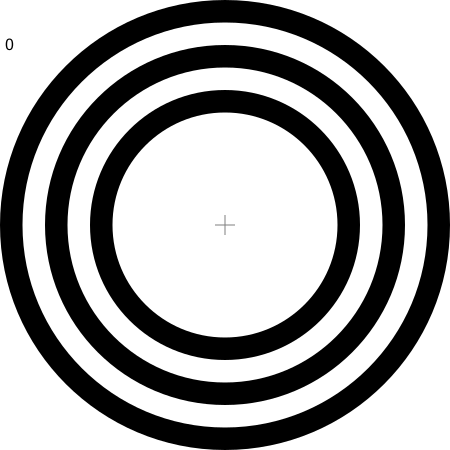
#> input picture cctag-lib/0000.png, 450 x 450 px
$ jupyter execute main.ipynb
#> lines starting #> are read from the running program, lines starting #| are printed output that depends on the picture
[cell 1]
import cv2
import numpy as np
import matplotlib.pyplot as plt

[cell 2]
CCTAG_PATH = './cctag-lib/'
CCSIZE = 450
cc1 = cv2.imread(CCTAG_PATH + '0000.png')
#> cc1 is the input picture: shape (450, 450, 3); min 0, max 255, mean 164.8
cc2 = cv2.imread(CCTAG_PATH + '0001.png')
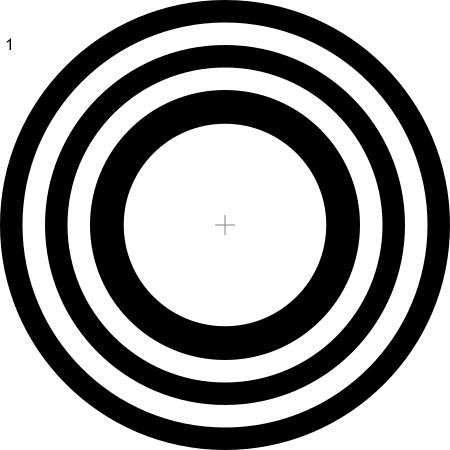
#> input picture cctag-lib/0001.png, 450 x 450 px
#> cc2 is the input picture: shape (450, 450, 3); min 0, max 255, mean 155.3
cc3 = cv2.imread(CCTAG_PATH + '0002.png')
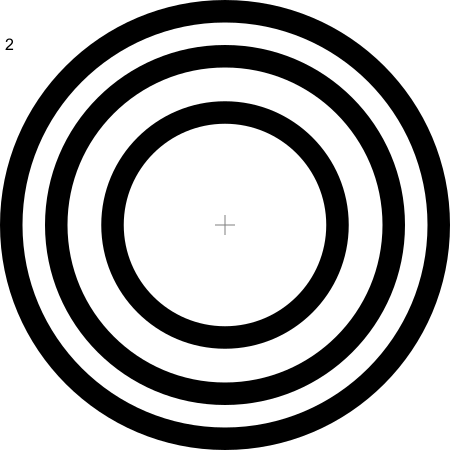
#> input picture cctag-lib/0002.png, 450 x 450 px
#> cc3 is the input picture: shape (450, 450, 3); min 0, max 255, mean 166.8
cc4 = cv2.imread(CCTAG_PATH + '0003.png')
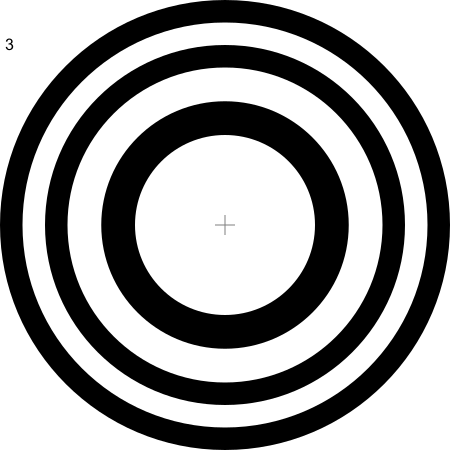
#> input picture cctag-lib/0003.png, 450 x 450 px
#> cc4 is the input picture: shape (450, 450, 3); min 0, max 255, mean 158.3

canvas = np.zeros((2480,3508,3) , dtype = int)
canvas[:] = 255

PAD = 150
lastx = 300
lasty = 300
canvas[lasty:lasty+CCSIZE, lastx:lastx+CCSIZE] = cc1
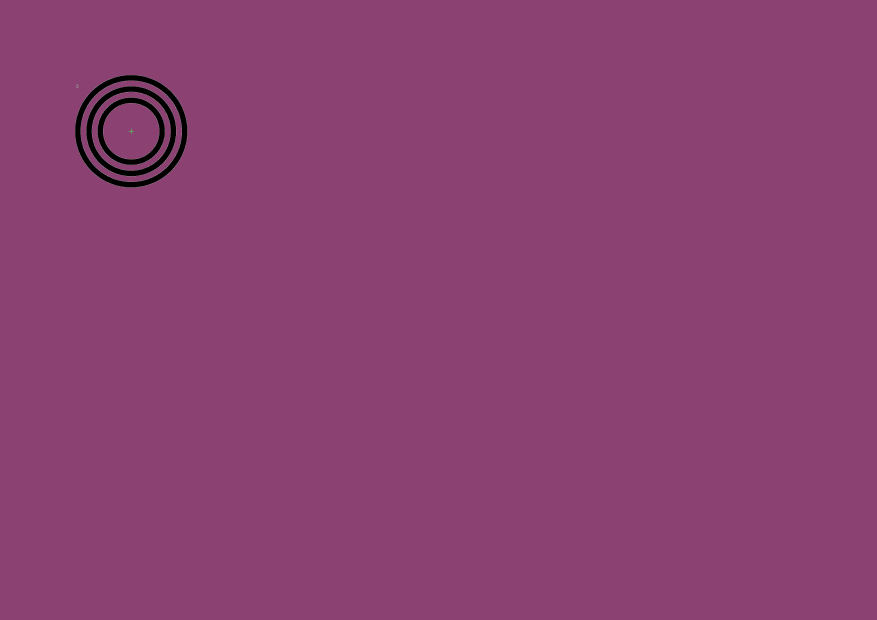
#> canvas: shape (2480, 3508, 3) int64 (shown at 1/4 size); 256 distinct labels, from 0 to 255; one colour per label, 0 black
lastx = lastx + CCSIZE + PAD
canvas[lasty:lasty+CCSIZE, lastx:lastx+CCSIZE] = cc2
#> canvas: shape (2480, 3508, 3) int64; 256 distinct labels, from 0 to 255
lasty = lasty + CCSIZE + PAD
canvas[lasty:lasty+CCSIZE, lastx:lastx+CCSIZE] = cc4
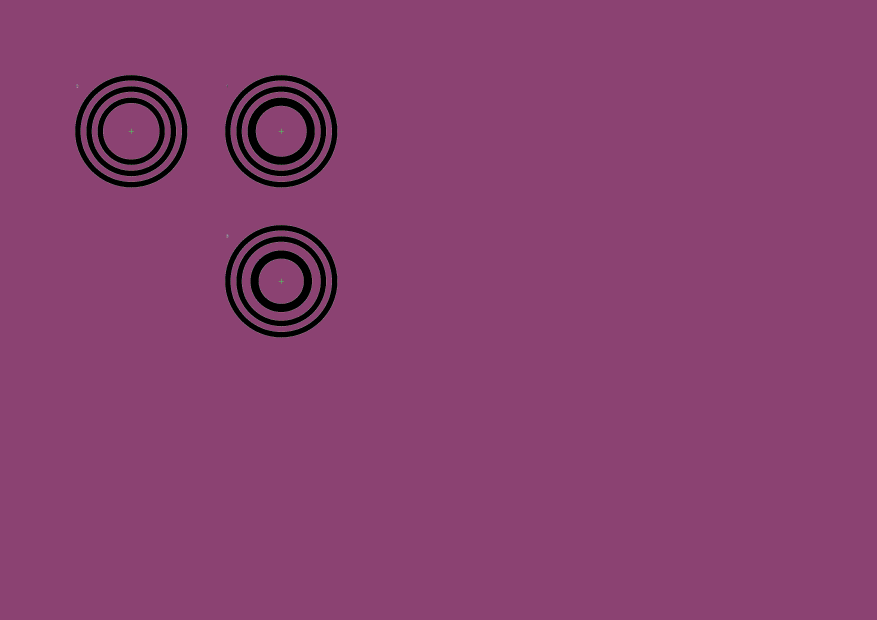
#> canvas: shape (2480, 3508, 3) int64 (shown at 1/4 size); 256 distinct labels, from 0 to 255; one colour per label, 0 black
lastx = lastx - CCSIZE - PAD
canvas[lasty:lasty+CCSIZE, lastx:lastx+CCSIZE] = cc3
#> canvas: shape (2480, 3508, 3) int64; 256 distinct labels, from 0 to 255


plt.imshow(canvas)
cv2.imwrite('3xCCTAG.png', canvas)
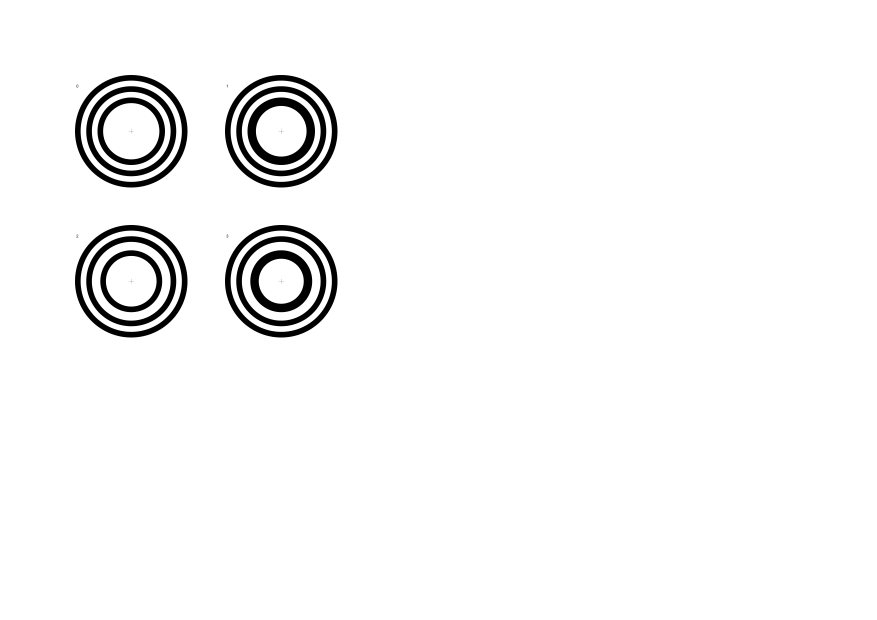
#> saved as 3xCCTAG.png: shape (2480, 3508, 3) (shown at 1/4 size); min 0, max 255, mean 246.3
#> Out = True

[cell 3]
cc1.shape
#> Out = (450, 450, 3)
